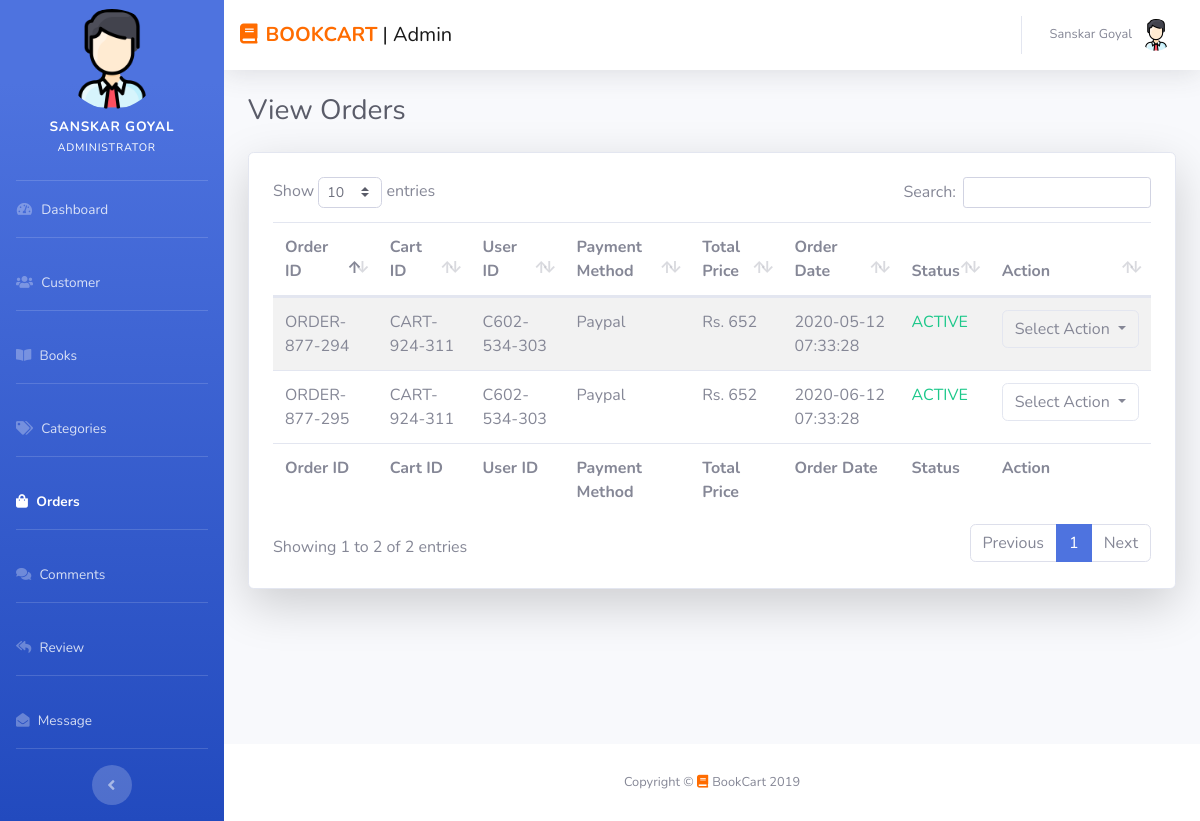
/admin/order.php (signed in), run on the app's committed database.
### tables this page shows
CREATE TABLE `orders_table` (
  `order_id` varchar(255) NOT NULL,
  `cart_id` varchar(255) NOT NULL,
  `user_id` varchar(255) NOT NULL,
  `book_id` varchar(255) NOT NULL,
  `payment` varchar(255) NOT NULL,
  `total` varchar(255) NOT NULL,
  `order_date` varchar(255) NOT NULL,
  `status` varchar(255) NOT NULL
);

### admin/order.php (the view, shortened to what this page needs)
<?php require 'winclude/head.php'; ?>
<?php require 'winclude/sidebar.php'; ?>
<?php require 'winclude/navbar.php'; ?>
<div class="container-fluid">
  <div class="d-sm-flex align-items-center justify-content-between mb-4">
    <h1 class="h3 mb-0 text-gray-800">View Orders</h1>
  </div>
  <div class="row">
    <div class="col-md-12">
      <div class="card card-white shadow-lg">
        <div class="row">
          <div class="col-md-12">
           <div class="table-responsive p-4">
             <?php
             include '../connection/config.php';
             $sql = "SELECT * FROM orders_table";
             $result = $conn->query($sql);
             if ($result->num_rows > 0) {
              print '
              <table id="dataTable" class="display table table-striped" style="width: 100%; cellspacing: 0;">
              <thead>
              <tr>
              <th>Order ID</th>
              <th>Cart ID</th>
              <th>User ID</th>
              <th>Payment Method</th>
              <th>Total Price</th>
              <th>Order Date</th>
              <th>Status</th>
              <th>Action</th>
              </tr>
              </thead>
              <tfoot>
              <tr>
              <th>Order ID</th>
              <th>Cart ID</th>
              <th>User ID</th>
              <th>Payment Method</th>
              <th>Total Price</th>
              <th>Order Date</th>
              <th>Status</th>
              <th>Action</th>
              </tr>
              </tfoot>
              <tbody>';
              while($row = mysqli_fetch_array($result)) {
               $status = $row['status'];
               if ($status == "Active") {
                 $order = '<p class="text-success">ACTIVE</p>';
                 $orderl = '<a  class="dropdown-item" href="pages/make_order_in.php?id='.$row['order_id'].'">Make Inactive</a>';
               }else{
                 $order = '<p class="text-danger">INACTIVE</p>';
                 $orderl = '<a  class="dropdown-item" href="pages/make_order_ac.php?id='.$row['order_id'].'">Make Active</a>';
               }
               print '
               <tr>
               <td>'.$row['order_id'].'</td>
               <td>'.$row['cart_id'].'</td>
               <td>'.$row['user_id'].'</td>
               <td>'.$row['payment'].'</td>
               <td>Rs. '.$row['total'].'</td>
               <td>'.$row['order_date'].'</td>
               <td>'.$order.'</td>
               <td><div class="btn-group dropdown" role="group">
               <button type="button" class="btn btn-default dropdown-toggle border" data-toggle="dropdown" aria-expanded="false" style="outline:none;">
               Select Action
               <span class="caret"></span>
               </button>
               <ul class="dropdown-menu" role="menu">
               <li>'.$orderl.'</li>               <li><a  class="dropdown-item"'; ?> onclick = "return confirm('Drop <?php echo $row['first_name']; ?> ?')" <?php print ' href="pages/droporder.php?id='.$row['order_id'].'">Drop order</a></li>
               </ul>
               </div></td>
               </tr>';
             }
             print '
             </tbody>
             </table>  ';
           } else {
            print '
            <div class="alert alert-info" role="alert">
            Nothing was found in database.
            </div>';
          }
          ?>
        </div>
          </div>
        </div>
      </div>
    </div>
  </div>
</div>
<?php require 'winclude/footer.php' ?>

### data on the page
orders_table: order_id "ORDER-877-294", cart "CART-924-311", user "C602-534-303", payment "Paypal", total "652", order_date "2020-05-12 07:33:28", status "ACTIVE"
orders_table: order_id "ORDER-877-295", cart "CART-924-311", user "C602-534-303", payment "Paypal", total "652", order_date "2020-06-12 07:33:28", status "ACTIVE"

### other printed values
$myfname "SANSKAR"
$mylname "GOYAL"
$myfname "Sanskar"
$mylname "Goyal"
